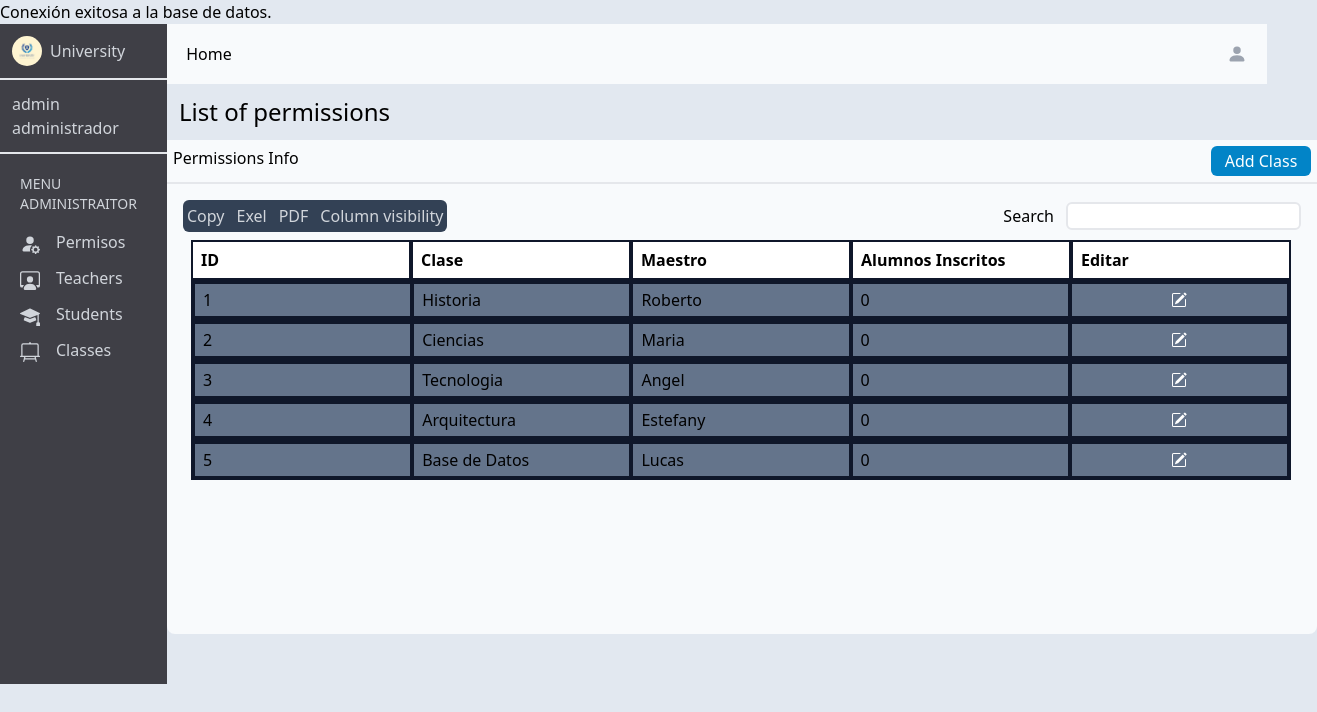
Page /adminclass.php (signed in) on the earlier database version.
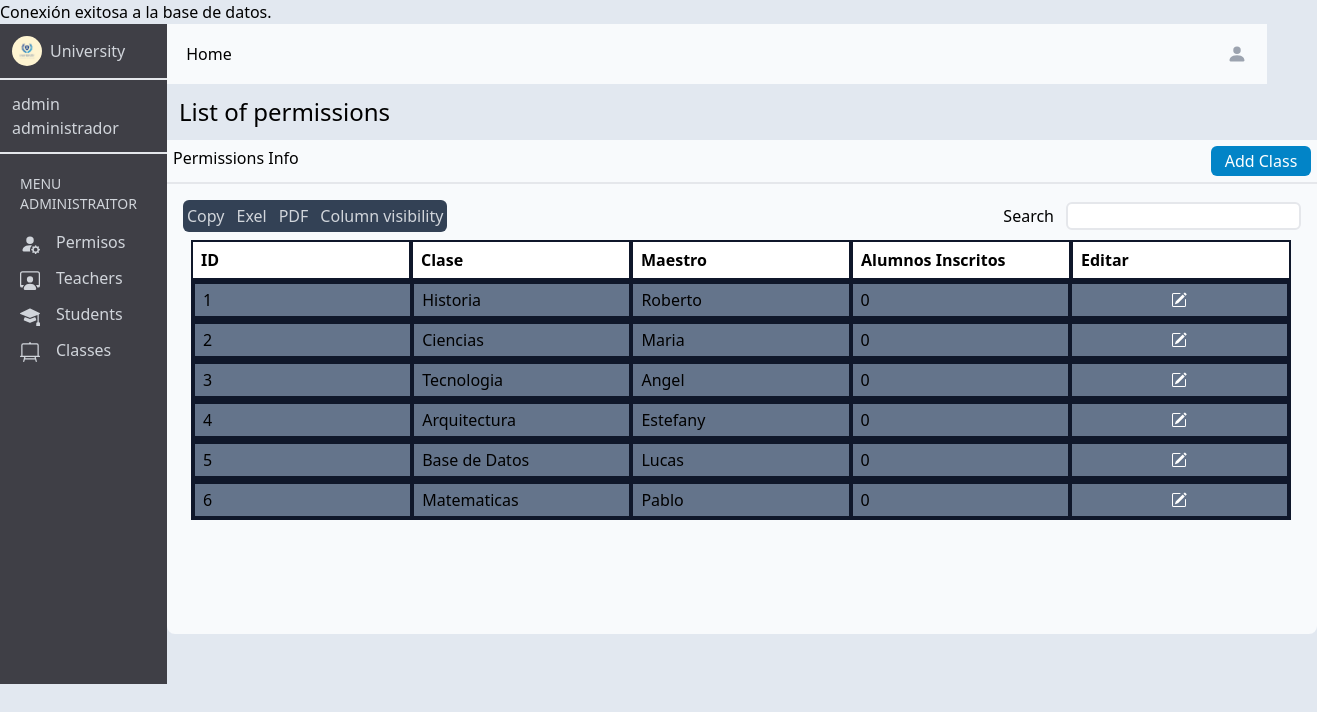
Same page on the later database version.
### tables this page shows
CREATE TABLE IF NOT EXISTS `administrador` (
  `id` int NOT NULL AUTO_INCREMENT,
  `dni` int NOT NULL,
  `nombre` varchar(100) NOT NULL,
  `usuario` varchar(250) NOT NULL,
  `contrasena` varchar(250) NOT NULL,
  `permiso` varchar(100) NOT NULL,
  `estado` varchar(100) NOT NULL,
  `direccion` varchar(250) NOT NULL,
  `nacimiento` date NOT NULL,
  `clase` varchar(100) NOT NULL,
  PRIMARY KEY (`id`),
  UNIQUE KEY `dni` (`dni`),
  UNIQUE KEY `usuario` (`usuario`(100)),
  KEY `dni_2` (`dni`)
);

### adminclass.php (the view, shortened to what the changed rows need)
<?php
require "connection.php";
$consulta = "SELECT * FROM administrador";
$resultado = mysqli_query($connection, $consulta);
?>
<!DOCTYPE html>
<html lang="en">
<head>
    <link href="/dist/output.css" rel="stylesheet">
</head>
<body class="bg-slate-200">
    <main class="h-screen flex">
        <div class="flex flex-col">
            <div>
                <div class="w-full h-custom-450 p-4 bg-slate-50 rounded-b-lg">
                    <div class="w-custom-1100 flex flex-col p-2">
                        <?php
                        $contador = 1;
                        while ($fila = mysqli_fetch_assoc($resultado)) {
                            if ($fila['permiso'] == 'Maestro') {
                            echo "<div class='w-custom-1100 h-custom-40 flex bg-slate-500 border-2 border-slate-900'>";
                            echo "<div class='w-custom-220 border-2 border-slate-900 flex items-center p-2'>" . $contador . "</div>";
                            echo "<div class='w-custom-220 border-2 border-slate-900 flex items-center p-2'>" . $fila['clase'] . "</div>";
                            echo "<div class='w-custom-220 border-2 border-slate-900 flex items-center p-2'>" . $fila['nombre'] . "</div>";
                            echo "<div class='w-custom-220 border-2 border-slate-900 flex items-center p-2'>" . 0 . "</div>";
                            echo "<button class='w-custom-220 border-2 border-slate-900 flex justify-center items-center p-2'>" . "<svg xmlns='http://www.w3.org/2000/svg width='16' height='16' fill='currentColor' class='bi bi-pencil-square text-white' viewBox='0 0 16 16'>" .
                                "<path d='M15.502 1.94a.5.5 0 0 1 0 .706L14.459 3.69l-2-2L13.502.646a.5.5 0 0 1 .707 0l1.293 1.293zm-1.75 2.456-2-2L4.939 9.21a.5.5 0 0 0-.121.196l-.805 2.414a.25.25 0 0 0 .316.316l2.414-.805a.5.5 0 0 0 .196-.12l6.813-6.814z'/>" . "
                                    <path fill-rule='evenodd' d='M1 13.5A1.5 1.5 0 0 0 2.5 15h11a1.5 1.5 0 0 0 1.5-1.5v-6a.5.5 0 0 0-1 0v6a.5.5 0 0 1-.5.5h-11a.5.5 0 0 1-.5-.5v-11a.5.5 0 0 1 .5-.5H9a.5.5 0 0 0 0-1H2.5A1.5 1.5 0 0 0 1 2.5v11z'/>" .
                                "</svg>" . "</button>";
                            echo "</div>";
                            $contador++;
                            }
                        }
                        ?>
                    </div>
                </div>
            </div>
        </div>
    </main>
</body>
</html>

Differences in the rows shown:
added administrador: clase "Matematicas", nombre "Pablo"
